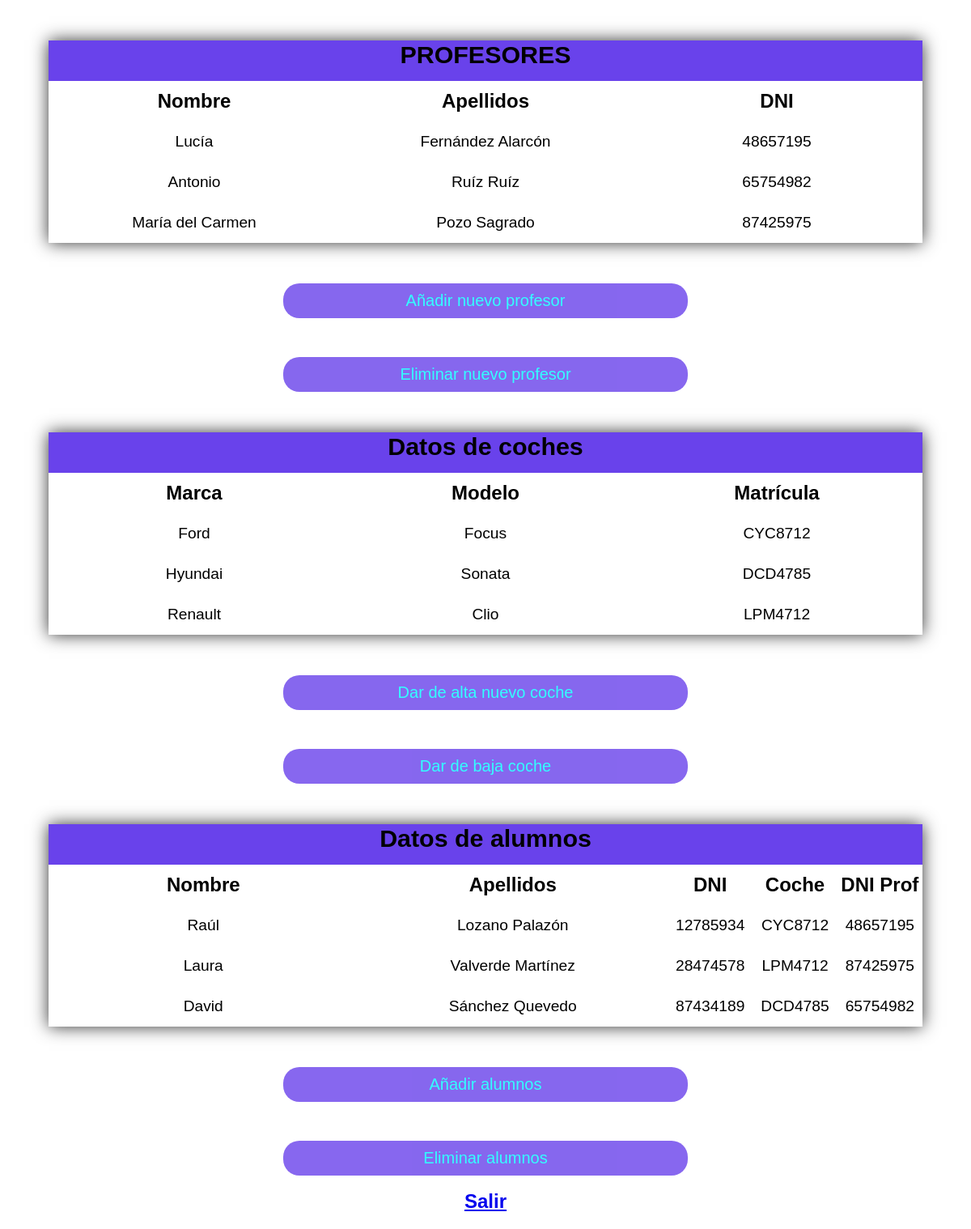
Screenshot of /usuario.php with the database file from the repository.
### tables this page shows
CREATE TABLE `profesores` (
	`nombre` varchar(20) NOT NULL,
    `apellidos` varchar(20) NOT NULL,
    `dni_prof` varchar(8) NOT NULL,
    CONSTRAINT pk_dni_prof PRIMARY KEY (dni_prof)
);

CREATE TABLE `coches` (
	`marca` varchar(20) NOT NULL,
    `modelo` varchar(20) NOT NULL,
    `matricula` varchar(7) NOT NULL,
    CONSTRAINT pk_matricula PRIMARY KEY (matricula)
);

CREATE TABLE `alumnos` (
	`nombre` varchar(20) NOT NULL,
    `apellidos` varchar(20) NOT NULL,
    `dni_alum` varchar(8) NOT NULL,
    `dni_prof` varchar(8) NOT NULL,
    `matricula` varchar(7) NOT NULL,
    CONSTRAINT pk_dni_alum PRIMARY KEY (dni_alum),
    CONSTRAINT fk_dni_profesor FOREIGN KEY (dni_prof) REFERENCES profesores (dni_prof) ON DELETE CASCADE ON UPDATE CASCADE,
    CONSTRAINT fk_matricula FOREIGN KEY (matricula) REFERENCES coches (matricula) ON DELETE CASCADE ON UPDATE CASCADE
);

### usuario.php (the view, shortened to what this page needs)
<?php
	include("conexion.php");
	$profesor = "SELECT * FROM profesores";
	$coches = "SELECT * FROM coches";
	$alumnos = "SELECT * FROM alumnos";
?>
<!doctype html>
<html>
<head>
<link href="estilos/estilos.css" rel="stylesheet" type="text/css">
</head>
	<div class="contenido_tabla">
			<div class="titulo">PROFESORES</div>
			<div class="cabecera">Nombre</div>
			<div class="cabecera">Apellidos</div>
			<div class="cabecera">DNI</div>
			<?php $resultado = mysqli_query($conexion, $profesor);
			while($row=mysqli_fetch_assoc($resultado)) { ?>
			<div class="info"><?php echo $row["nombre"]; ?></div>
			<div class="info"><?php echo $row["apellidos"]; ?></div>
			<div class="info"><?php echo $row["dni_prof"]; ?></div>
			<?php } ?>
	</div>
		<center>
		<form action="aniadir_profesor.php" method="POST">
			<input type="submit" value="Añadir nuevo profesor">
		</form>
		<br>
		<form action="eliminar_profesor.php" method="POST">
			<input type="submit" value="Eliminar nuevo profesor">
		</form>
		</center>
	<div class="contenido_tabla">
		<div class="titulo">Datos de coches</div>
		<div class="cabecera">Marca</div>
		<div class="cabecera">Modelo</div>
		<div class="cabecera">Matrícula</div>
		<?php $resultado = mysqli_query($conexion, $coches);
		while($row=mysqli_fetch_assoc($resultado)) { ?>
		<div class="info"><?php echo $row["marca"]; ?></div>
		<div class="info"><?php echo $row["modelo"]; ?></div>
		<div class="info"><?php echo $row["matricula"]; ?></div>
		<?php } ?>
	</div>
	<center>
		<form action="aniadir_coche.php" method="POST">
			<input type="submit" value="Dar de alta nuevo coche">
		</form>
		<br>
		<form action="eliminar_coche.php" method="POST">
			<input type="submit" value="Dar de baja coche">
		</form>
	</center>
	<div class="contenido_tabla2">
		<div class="titulo2">Datos de alumnos</div>
		<div class="cabecera">Nombre</div>
		<div class="cabecera">Apellidos</div>
		<div class="cabecera">DNI</div>
		<div class="cabecera">Coche</div>
		<div class="cabecera">DNI Prof</div>
		<?php $resultado = mysqli_query($conexion, $alumnos);
		while($row=mysqli_fetch_assoc($resultado)) { ?>
		<div class="info"><?php echo $row["nombre"]; ?></div>
		<div class="info"><?php echo $row["apellidos"]; ?></div>
		<div class="info"><?php echo $row["dni_alum"]; ?></div>
		<div class="info"><?php echo $row["matricula"]; ?></div>
		<div class="info"><?php echo $row["dni_prof"]; ?></div>
		<?php } ?>
	</div>
	<center>
		<form action="aniadir_alumnos.php" method="POST">
			<input type="submit" value="Añadir alumnos">
		</form>
		<br>
		<form action="eliminar_alumnos.php" method="POST">
			<input type="submit" value="Eliminar alumnos">
		</form>
	<br>
	<h2><a href="cerrar_sesion.php">Salir</a></h2></center>
<body>
</body>
</html>

### estilos/estilos.css (style rules this page uses)
.contenido_tabla { width: 90%; background: white; margin: 50px auto; box-shadow: 0 0 20px #333; display: grid; grid-template-columns: repeat(3, 1fr); grid-auto-rows: 50px; position: relative; }
.contenido_tabla2 { width: 90%; background: white; margin: 50px auto; box-shadow: 0 0 20px #333; display: grid; grid-template-columns: repeat(2, 1fr); grid-auto-rows: 50px; }
.titulo2 { background-color: #6942EB; grid-column-start: 1; grid-column-end: 6; display: flex; justify-content: center; align-content: center; font-weight: bold; font-size: 1.9em; }
.titulo { background-color: #6942EB; grid-column-start: 1; grid-column-end: 4; display: flex; justify-content: center; align-content: center; font-weight: bold; font-size: 1.9em; }
.cabecera, .info { display: flex; justify-content: center; align-items: center; }
.cabecera { font-weight: bold; font-size: 1.5em; }
.info { padding: 10px; font-size: 1.2em; }
* { margin: 0; padding: 0; font-family: sans-serif; box-sizing: border-box; }
form { margin: auto; max-width: 500px; }
h2 { text-align: center; margin-bottom: 20px; color: rgba(0,0,0,0.5); }
input { display: block; padding: 10px; width: 100%; margin: 30px 0; font-size: 20px; }
input[type="submit"] { background-color: #6942EB; border: 0; color:aqua; opacity: 0.8; cursor: pointer; border-radius: 20px; margin-bottom: 0; }

### rows the page displays
profesores: nombre "Lucía", apellidos "Fernández Alarcón", dni_prof "48657195"
profesores: nombre "Antonio", apellidos "Ruíz Ruíz", dni_prof "65754982"
profesores: nombre "María del Carmen", apellidos "Pozo Sagrado", dni_prof "87425975"
coches: marca "Ford", modelo "Focus", matricula "CYC8712"
coches: marca "Hyundai", modelo "Sonata", matricula "DCD4785"
coches: marca "Renault", modelo "Clio", matricula "LPM4712"
alumnos: nombre "Raúl", apellidos "Lozano Palazón", dni_alum "12785934", matricula "CYC8712", dni_prof "48657195"
alumnos: nombre "Laura", apellidos "Valverde Martínez", dni_alum "28474578", matricula "LPM4712", dni_prof "87425975"
alumnos: nombre "David", apellidos "Sánchez Quevedo", dni_alum "87434189", matricula "DCD4785", dni_prof "65754982"
